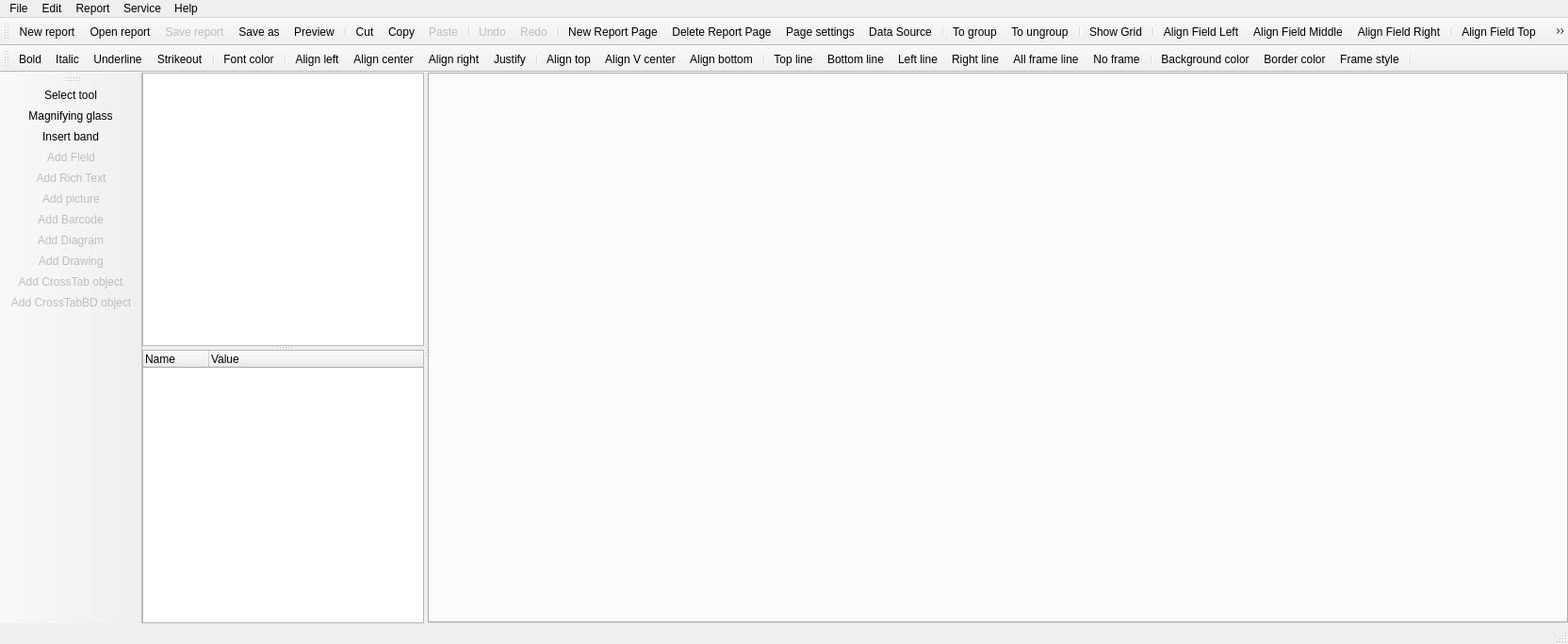
<?xml version="1.0" encoding="UTF-8"?>
<ui version="4.0">
 <class>MainWindow</class>
 <widget class="QMainWindow" name="MainWindow">
  <property name="geometry">
   <rect>
    <x>0</x>
    <y>0</y>
    <width>1664</width>
    <height>683</height>
   </rect>
  </property>
  <property name="windowTitle">
   <string>QtRPT Designer</string>
  </property>
  <property name="windowIcon">
   <iconset>
    <normaloff>../../../../../Aleksey/Desktop/32.png</normaloff>../../../../../Aleksey/Desktop/32.png</iconset>
  </property>
  <widget class="QWidget" name="centralWidget">
   <layout class="QHBoxLayout" name="horizontalLayout">
    <property name="spacing">
     <number>0</number>
    </property>
    <property name="leftMargin">
     <number>0</number>
    </property>
    <property name="topMargin">
     <number>0</number>
    </property>
    <property name="rightMargin">
     <number>0</number>
    </property>
    <property name="bottomMargin">
     <number>0</number>
    </property>
    <item>
     <widget class="QSplitter" name="splitter">
      <property name="orientation">
       <enum>Qt::Horizontal</enum>
      </property>
      <widget class="QWidget" name="widget_2" native="true">
       <property name="sizePolicy">
        <sizepolicy hsizetype="Preferred" vsizetype="Minimum">
         <horstretch>0</horstretch>
         <verstretch>0</verstretch>
        </sizepolicy>
       </property>
       <property name="maximumSize">
        <size>
         <width>299</width>
         <height>16777215</height>
        </size>
       </property>
       <property name="baseSize">
        <size>
         <width>0</width>
         <height>0</height>
        </size>
       </property>
       <layout class="QVBoxLayout" name="verticalLayout">
        <property name="spacing">
         <number>0</number>
        </property>
        <property name="leftMargin">
         <number>0</number>
        </property>
        <property name="topMargin">
         <number>0</number>
        </property>
        <property name="rightMargin">
         <number>0</number>
        </property>
        <property name="bottomMargin">
         <number>0</number>
        </property>
        <item>
         <widget class="QSplitter" name="splitter_2">
          <property name="sizePolicy">
           <sizepolicy hsizetype="Preferred" vsizetype="Expanding">
            <horstretch>0</horstretch>
            <verstretch>0</verstretch>
           </sizepolicy>
          </property>
          <property name="baseSize">
           <size>
            <width>0</width>
            <height>0</height>
           </size>
          </property>
          <property name="orientation">
           <enum>Qt::Vertical</enum>
          </property>
          <widget class="QTreeWidget" name="treeWidget">
           <property name="sizePolicy">
            <sizepolicy hsizetype="Preferred" vsizetype="Preferred">
             <horstretch>0</horstretch>
             <verstretch>0</verstretch>
            </sizepolicy>
           </property>
           <property name="baseSize">
            <size>
             <width>0</width>
             <height>0</height>
            </size>
           </property>
           <attribute name="headerVisible">
            <bool>false</bool>
           </attribute>
           <attribute name="headerDefaultSectionSize">
            <number>50</number>
           </attribute>
           <column>
            <property name="text">
             <string notr="true">1</string>
            </property>
           </column>
          </widget>
          <widget class="QTreeWidget" name="treeParams">
           <property name="sizePolicy">
            <sizepolicy hsizetype="Preferred" vsizetype="Preferred">
             <horstretch>0</horstretch>
             <verstretch>0</verstretch>
            </sizepolicy>
           </property>
           <property name="baseSize">
            <size>
             <width>0</width>
             <height>0</height>
            </size>
           </property>
           <property name="editTriggers">
            <set>QAbstractItemView::DoubleClicked|QAbstractItemView::EditKeyPressed</set>
           </property>
           <property name="alternatingRowColors">
            <bool>true</bool>
           </property>
           <property name="selectionMode">
            <enum>QAbstractItemView::SingleSelection</enum>
           </property>
           <property name="indentation">
            <number>15</number>
           </property>
           <property name="expandsOnDoubleClick">
            <bool>false</bool>
           </property>
           <attribute name="headerDefaultSectionSize">
            <number>70</number>
           </attribute>
           <column>
            <property name="text">
             <string>Name</string>
            </property>
           </column>
           <column>
            <property name="text">
             <string>Value</string>
            </property>
           </column>
          </widget>
         </widget>
        </item>
       </layout>
      </widget>
      <widget class="QTabWidget" name="tabWidget"/>
     </widget>
    </item>
   </layout>
  </widget>
  <widget class="QMenuBar" name="menuBar">
   <property name="geometry">
    <rect>
     <x>0</x>
     <y>0</y>
     <width>1664</width>
     <height>21</height>
    </rect>
   </property>
   <widget class="QMenu" name="menuFile">
    <property name="title">
     <string>File</string>
    </property>
    <addaction name="actionNewReport"/>
    <addaction name="actionOpenReport"/>
    <addaction name="actSaveReport"/>
    <addaction name="actSaveAs"/>
    <addaction name="separator"/>
    <addaction name="actNewReportPage"/>
    <addaction name="actDeleteReportPage"/>
    <addaction name="separator"/>
    <addaction name="actionExit"/>
   </widget>
   <widget class="QMenu" name="menuReport">
    <property name="title">
     <string>Report</string>
    </property>
    <addaction name="actPageSettings"/>
   </widget>
   <widget class="QMenu" name="menuEdit">
    <property name="title">
     <string>Edit</string>
    </property>
    <addaction name="actUndo"/>
    <addaction name="actRedo"/>
    <addaction name="separator"/>
    <addaction name="actCut"/>
    <addaction name="actCopy"/>
    <addaction name="actPaste"/>
   </widget>
   <widget class="QMenu" name="menuHelp">
    <property name="title">
     <string>Help</string>
    </property>
    <addaction name="actReadme"/>
    <addaction name="actCheckUpdates"/>
    <addaction name="actAbout"/>
   </widget>
   <widget class="QMenu" name="menuService">
    <property name="title">
     <string>Service</string>
    </property>
    <addaction name="actSettings"/>
   </widget>
   <addaction name="menuFile"/>
   <addaction name="menuEdit"/>
   <addaction name="menuReport"/>
   <addaction name="menuService"/>
   <addaction name="menuHelp"/>
  </widget>
  <widget class="QToolBar" name="mainToolBar">
   <attribute name="toolBarArea">
    <enum>TopToolBarArea</enum>
   </attribute>
   <attribute name="toolBarBreak">
    <bool>false</bool>
   </attribute>
   <addaction name="actionNewReport"/>
   <addaction name="actionOpenReport"/>
   <addaction name="actSaveReport"/>
   <addaction name="actSaveAs"/>
   <addaction name="actPreview"/>
   <addaction name="separator"/>
   <addaction name="actCut"/>
   <addaction name="actCopy"/>
   <addaction name="actPaste"/>
   <addaction name="separator"/>
   <addaction name="actUndo"/>
   <addaction name="actRedo"/>
   <addaction name="separator"/>
   <addaction name="actNewReportPage"/>
   <addaction name="actDeleteReportPage"/>
   <addaction name="actPageSettings"/>
   <addaction name="actDataSource"/>
   <addaction name="separator"/>
   <addaction name="actGroup"/>
   <addaction name="actUngroup"/>
   <addaction name="separator"/>
   <addaction name="actShowGrid"/>
   <addaction name="separator"/>
   <addaction name="actFieldLeft"/>
   <addaction name="actFieldMiddle"/>
   <addaction name="actFieldRight"/>
   <addaction name="separator"/>
   <addaction name="actFieldTop"/>
   <addaction name="actFieldCenter"/>
   <addaction name="actFieldBottom"/>
   <addaction name="separator"/>
   <addaction name="actFieldSameWidth"/>
   <addaction name="actFieldSameHeight"/>
   <addaction name="separator"/>
  </widget>
  <widget class="QStatusBar" name="statusBar"/>
  <widget class="QToolBar" name="toolBar">
   <property name="windowTitle">
    <string>toolBar</string>
   </property>
   <attribute name="toolBarArea">
    <enum>TopToolBarArea</enum>
   </attribute>
   <attribute name="toolBarBreak">
    <bool>true</bool>
   </attribute>
   <addaction name="actionBold"/>
   <addaction name="actionItalic"/>
   <addaction name="actionUnderline"/>
   <addaction name="actionStrikeout"/>
   <addaction name="separator"/>
   <addaction name="actFontColor"/>
   <addaction name="separator"/>
   <addaction name="actAlignLeft"/>
   <addaction name="actAlignCenter"/>
   <addaction name="actAlignRight"/>
   <addaction name="actAlignJustify"/>
   <addaction name="separator"/>
   <addaction name="actAlignTop"/>
   <addaction name="actAlignVCenter"/>
   <addaction name="actAlignBottom"/>
   <addaction name="separator"/>
   <addaction name="actLineTop"/>
   <addaction name="actLineBottom"/>
   <addaction name="actLineLeft"/>
   <addaction name="actLineRight"/>
   <addaction name="actLineAll"/>
   <addaction name="actLineNo"/>
   <addaction name="separator"/>
   <addaction name="actBackgroundColor"/>
   <addaction name="actBorderColor"/>
   <addaction name="actFrameStyle"/>
   <addaction name="separator"/>
  </widget>
  <widget class="QToolBar" name="toolBar_3">
   <property name="windowTitle">
    <string>toolBar_3</string>
   </property>
   <attribute name="toolBarArea">
    <enum>LeftToolBarArea</enum>
   </attribute>
   <attribute name="toolBarBreak">
    <bool>false</bool>
   </attribute>
   <addaction name="actSelect_tool"/>
   <addaction name="actMagnifying"/>
   <addaction name="actionInsert_band"/>
   <addaction name="actAddField"/>
   <addaction name="actAddRichText"/>
   <addaction name="actAddPicture"/>
   <addaction name="actAddBarcode"/>
   <addaction name="actAddDiagram"/>
   <addaction name="actAddDrawing"/>
   <addaction name="actAddCrossTab"/>
   <addaction name="actAddCrossTabBD"/>
  </widget>
  <action name="actionExit">
   <property name="text">
    <string>Exit</string>
   </property>
   <property name="toolTip">
    <string>Exit</string>
   </property>
  </action>
  <action name="actPageSettings">
   <property name="icon">
    <iconset resource="images.qrc">
     <normaloff>:/new/prefix1/images/pageSetting.png</normaloff>:/new/prefix1/images/pageSetting.png</iconset>
   </property>
   <property name="text">
    <string>Page settings</string>
   </property>
  </action>
  <action name="actSelect_tool">
   <property name="checkable">
    <bool>true</bool>
   </property>
   <property name="icon">
    <iconset resource="images.qrc">
     <normaloff>:/new/prefix1/images/80-1.png</normaloff>:/new/prefix1/images/80-1.png</iconset>
   </property>
   <property name="text">
    <string>Select tool</string>
   </property>
   <property name="toolTip">
    <string>Select tool</string>
   </property>
  </action>
  <action name="actAlignLeft">
   <property name="checkable">
    <bool>true</bool>
   </property>
   <property name="icon">
    <iconset resource="images.qrc">
     <normaloff>:/new/prefix1/images/textleft.png</normaloff>:/new/prefix1/images/textleft.png</iconset>
   </property>
   <property name="text">
    <string>Align left</string>
   </property>
   <property name="toolTip">
    <string>Align left</string>
   </property>
  </action>
  <action name="actAlignCenter">
   <property name="checkable">
    <bool>true</bool>
   </property>
   <property name="icon">
    <iconset resource="images.qrc">
     <normaloff>:/new/prefix1/images/textcenter.png</normaloff>:/new/prefix1/images/textcenter.png</iconset>
   </property>
   <property name="text">
    <string>Align center</string>
   </property>
   <property name="toolTip">
    <string>Align center</string>
   </property>
  </action>
  <action name="actAlignRight">
   <property name="checkable">
    <bool>true</bool>
   </property>
   <property name="icon">
    <iconset resource="images.qrc">
     <normaloff>:/new/prefix1/images/textright.png</normaloff>:/new/prefix1/images/textright.png</iconset>
   </property>
   <property name="text">
    <string>Align right</string>
   </property>
   <property name="toolTip">
    <string>Align right</string>
   </property>
  </action>
  <action name="actAlignJustify">
   <property name="checkable">
    <bool>true</bool>
   </property>
   <property name="icon">
    <iconset resource="images.qrc">
     <normaloff>:/new/prefix1/images/textjustify.png</normaloff>:/new/prefix1/images/textjustify.png</iconset>
   </property>
   <property name="text">
    <string>Justify</string>
   </property>
   <property name="toolTip">
    <string>Justify</string>
   </property>
  </action>
  <action name="actionBold">
   <property name="checkable">
    <bool>true</bool>
   </property>
   <property name="icon">
    <iconset resource="images.qrc">
     <normaloff>:/new/prefix1/images/textbold.png</normaloff>:/new/prefix1/images/textbold.png</iconset>
   </property>
   <property name="text">
    <string>Bold</string>
   </property>
   <property name="toolTip">
    <string>Bold</string>
   </property>
  </action>
  <action name="actionItalic">
   <property name="checkable">
    <bool>true</bool>
   </property>
   <property name="icon">
    <iconset resource="images.qrc">
     <normaloff>:/new/prefix1/images/textitalic.png</normaloff>:/new/prefix1/images/textitalic.png</iconset>
   </property>
   <property name="text">
    <string>Italic</string>
   </property>
   <property name="toolTip">
    <string>Italic</string>
   </property>
  </action>
  <action name="actionUnderline">
   <property name="checkable">
    <bool>true</bool>
   </property>
   <property name="icon">
    <iconset resource="images.qrc">
     <normaloff>:/new/prefix1/images/textunder.png</normaloff>:/new/prefix1/images/textunder.png</iconset>
   </property>
   <property name="text">
    <string>Underline</string>
   </property>
   <property name="toolTip">
    <string>Underline</string>
   </property>
  </action>
  <action name="actLineTop">
   <property name="checkable">
    <bool>true</bool>
   </property>
   <property name="icon">
    <iconset resource="images.qrc">
     <normaloff>:/new/prefix1/images/82-6.png</normaloff>:/new/prefix1/images/82-6.png</iconset>
   </property>
   <property name="text">
    <string>Top line</string>
   </property>
   <property name="toolTip">
    <string>Top line</string>
   </property>
  </action>
  <action name="actLineBottom">
   <property name="checkable">
    <bool>true</bool>
   </property>
   <property name="icon">
    <iconset resource="images.qrc">
     <normaloff>:/new/prefix1/images/82-7.png</normaloff>:/new/prefix1/images/82-7.png</iconset>
   </property>
   <property name="text">
    <string>Bottom line</string>
   </property>
   <property name="toolTip">
    <string>Bottom line</string>
   </property>
  </action>
  <action name="actLineLeft">
   <property name="checkable">
    <bool>true</bool>
   </property>
   <property name="icon">
    <iconset resource="images.qrc">
     <normaloff>:/new/prefix1/images/82-4.png</normaloff>:/new/prefix1/images/82-4.png</iconset>
   </property>
   <property name="text">
    <string>Left line</string>
   </property>
   <property name="toolTip">
    <string>Left line</string>
   </property>
  </action>
  <action name="actLineRight">
   <property name="checkable">
    <bool>true</bool>
   </property>
   <property name="icon">
    <iconset resource="images.qrc">
     <normaloff>:/new/prefix1/images/82-5.png</normaloff>:/new/prefix1/images/82-5.png</iconset>
   </property>
   <property name="text">
    <string>Right line</string>
   </property>
   <property name="toolTip">
    <string>Right line</string>
   </property>
  </action>
  <action name="actLineAll">
   <property name="checkable">
    <bool>true</bool>
   </property>
   <property name="icon">
    <iconset resource="images.qrc">
     <normaloff>:/new/prefix1/images/82-2.png</normaloff>:/new/prefix1/images/82-2.png</iconset>
   </property>
   <property name="text">
    <string>All frame line</string>
   </property>
   <property name="toolTip">
    <string>All frame line</string>
   </property>
  </action>
  <action name="actLineNo">
   <property name="checkable">
    <bool>true</bool>
   </property>
   <property name="icon">
    <iconset resource="images.qrc">
     <normaloff>:/new/prefix1/images/82-1.png</normaloff>:/new/prefix1/images/82-1.png</iconset>
   </property>
   <property name="text">
    <string>No frame</string>
   </property>
   <property name="toolTip">
    <string>No frame</string>
   </property>
  </action>
  <action name="actionInsert_band">
   <property name="checkable">
    <bool>true</bool>
   </property>
   <property name="icon">
    <iconset resource="images.qrc">
     <normaloff>:/new/prefix1/images/band.png</normaloff>:/new/prefix1/images/band.png</iconset>
   </property>
   <property name="text">
    <string>Insert band</string>
   </property>
   <property name="toolTip">
    <string>Insert band</string>
   </property>
  </action>
  <action name="actAddField">
   <property name="checkable">
    <bool>true</bool>
   </property>
   <property name="enabled">
    <bool>false</bool>
   </property>
   <property name="icon">
    <iconset resource="images.qrc">
     <normaloff>:/new/prefix1/images/field.png</normaloff>:/new/prefix1/images/field.png</iconset>
   </property>
   <property name="text">
    <string>Add Fleld</string>
   </property>
   <property name="toolTip">
    <string>Add field</string>
   </property>
  </action>
  <action name="actionNewReport">
   <property name="icon">
    <iconset resource="images.qrc">
     <normaloff>:/new/prefix1/images/new.png</normaloff>:/new/prefix1/images/new.png</iconset>
   </property>
   <property name="text">
    <string>New report</string>
   </property>
   <property name="toolTip">
    <string>New report</string>
   </property>
  </action>
  <action name="actionOpenReport">
   <property name="icon">
    <iconset resource="images.qrc">
     <normaloff>:/new/prefix1/images/open.png</normaloff>:/new/prefix1/images/open.png</iconset>
   </property>
   <property name="text">
    <string>Open report</string>
   </property>
   <property name="toolTip">
    <string>Open report</string>
   </property>
   <property name="shortcut">
    <string>Ctrl+O</string>
   </property>
  </action>
  <action name="actSaveReport">
   <property name="enabled">
    <bool>false</bool>
   </property>
   <property name="icon">
    <iconset resource="images.qrc">
     <normaloff>:/new/prefix1/images/save.png</normaloff>:/new/prefix1/images/save.png</iconset>
   </property>
   <property name="text">
    <string>Save report</string>
   </property>
   <property name="toolTip">
    <string>Save report</string>
   </property>
   <property name="shortcut">
    <string>Ctrl+S</string>
   </property>
  </action>
  <action name="actAlignTop">
   <property name="checkable">
    <bool>true</bool>
   </property>
   <property name="icon">
    <iconset resource="images.qrc">
     <normaloff>:/new/prefix1/images/texttop.png</normaloff>:/new/prefix1/images/texttop.png</iconset>
   </property>
   <property name="text">
    <string>Align top</string>
   </property>
   <property name="toolTip">
    <string>Align top</string>
   </property>
  </action>
  <action name="actAlignVCenter">
   <property name="checkable">
    <bool>true</bool>
   </property>
   <property name="icon">
    <iconset resource="images.qrc">
     <normaloff>:/new/prefix1/images/textVcenter.png</normaloff>:/new/prefix1/images/textVcenter.png</iconset>
   </property>
   <property name="text">
    <string>Align V center</string>
   </property>
   <property name="toolTip">
    <string>Align V center</string>
   </property>
  </action>
  <action name="actAlignBottom">
   <property name="checkable">
    <bool>true</bool>
   </property>
   <property name="icon">
    <iconset resource="images.qrc">
     <normaloff>:/new/prefix1/images/textbottom.png</normaloff>:/new/prefix1/images/textbottom.png</iconset>
   </property>
   <property name="text">
    <string>Align bottom</string>
   </property>
   <property name="toolTip">
    <string>Align bottom</string>
   </property>
  </action>
  <action name="actCopy">
   <property name="icon">
    <iconset resource="images.qrc">
     <normaloff>:/new/prefix1/images/copy.png</normaloff>:/new/prefix1/images/copy.png</iconset>
   </property>
   <property name="text">
    <string>Copy</string>
   </property>
   <property name="toolTip">
    <string>Copy</string>
   </property>
   <property name="shortcut">
    <string>Ctrl+C</string>
   </property>
  </action>
  <action name="actCut">
   <property name="icon">
    <iconset resource="images.qrc">
     <normaloff>:/new/prefix1/images/cut.png</normaloff>:/new/prefix1/images/cut.png</iconset>
   </property>
   <property name="text">
    <string>Cut</string>
   </property>
   <property name="toolTip">
    <string>Cut</string>
   </property>
   <property name="shortcut">
    <string>Ctrl+X</string>
   </property>
  </action>
  <action name="actPaste">
   <property name="enabled">
    <bool>false</bool>
   </property>
   <property name="icon">
    <iconset resource="images.qrc">
     <normaloff>:/new/prefix1/images/paste.png</normaloff>:/new/prefix1/images/paste.png</iconset>
   </property>
   <property name="text">
    <string>Paste</string>
   </property>
   <property name="toolTip">
    <string>Paste</string>
   </property>
   <property name="shortcut">
    <string>Ctrl+V</string>
   </property>
  </action>
  <action name="actSaveAs">
   <property name="icon">
    <iconset resource="images.qrc">
     <normaloff>:/new/prefix1/images/saveAll.png</normaloff>:/new/prefix1/images/saveAll.png</iconset>
   </property>
   <property name="text">
    <string>Save as</string>
   </property>
   <property name="toolTip">
    <string>Save as</string>
   </property>
  </action>
  <action name="actFontColor">
   <property name="icon">
    <iconset resource="images.qrc">
     <normaloff>:/new/prefix1/images/fontColor.png</normaloff>:/new/prefix1/images/fontColor.png</iconset>
   </property>
   <property name="text">
    <string>Font color</string>
   </property>
   <property name="toolTip">
    <string>Font color</string>
   </property>
  </action>
  <action name="actBackgroundColor">
   <property name="icon">
    <iconset resource="images.qrc">
     <normaloff>:/new/prefix1/images/backgroundColor.png</normaloff>:/new/prefix1/images/backgroundColor.png</iconset>
   </property>
   <property name="text">
    <string>Background color</string>
   </property>
   <property name="toolTip">
    <string>Background color</string>
   </property>
  </action>
  <action name="actBorderColor">
   <property name="icon">
    <iconset resource="images.qrc">
     <normaloff>:/new/prefix1/images/borderColor.png</normaloff>:/new/prefix1/images/borderColor.png</iconset>
   </property>
   <property name="text">
    <string>Border color</string>
   </property>
   <property name="toolTip">
    <string>Border color</string>
   </property>
  </action>
  <action name="actAbout">
   <property name="icon">
    <iconset resource="images.qrc">
     <normaloff>:/new/prefix1/images/Logo128.png</normaloff>:/new/prefix1/images/Logo128.png</iconset>
   </property>
   <property name="text">
    <string>About QtRptDesigner</string>
   </property>
  </action>
  <action name="actShowGrid">
   <property name="checkable">
    <bool>true</bool>
   </property>
   <property name="icon">
    <iconset resource="images.qrc">
     <normaloff>:/new/prefix1/images/grid.png</normaloff>:/new/prefix1/images/grid.png</iconset>
   </property>
   <property name="text">
    <string>Show Grid</string>
   </property>
   <property name="toolTip">
    <string>Show/Hide grid</string>
   </property>
  </action>
  <action name="actAddPicture">
   <property name="checkable">
    <bool>true</bool>
   </property>
   <property name="enabled">
    <bool>false</bool>
   </property>
   <property name="icon">
    <iconset resource="images.qrc">
     <normaloff>:/new/prefix1/images/picture.png</normaloff>:/new/prefix1/images/picture.png</iconset>
   </property>
   <property name="text">
    <string>Add picture</string>
   </property>
  </action>
  <action name="actFrameStyle">
   <property name="icon">
    <iconset resource="images.qrc">
     <normaloff>:/new/prefix1/images/frameStyle.png</normaloff>:/new/prefix1/images/frameStyle.png</iconset>
   </property>
   <property name="text">
    <string>Frame style</string>
   </property>
   <property name="toolTip">
    <string>Frame style</string>
   </property>
  </action>
  <action name="actNewReportPage">
   <property name="icon">
    <iconset resource="images.qrc">
     <normaloff>:/new/prefix1/images/newPageReport.png</normaloff>:/new/prefix1/images/newPageReport.png</iconset>
   </property>
   <property name="text">
    <string>New Report Page</string>
   </property>
   <property name="toolTip">
    <string>New Report Page</string>
   </property>
  </action>
  <action name="actDeleteReportPage">
   <property name="icon">
    <iconset resource="images.qrc">
     <normaloff>:/new/prefix1/images/deletePage.png</normaloff>:/new/prefix1/images/deletePage.png</iconset>
   </property>
   <property name="text">
    <string>Delete Report Page</string>
   </property>
   <property name="toolTip">
    <string>Delete Report Page</string>
   </property>
  </action>
  <action name="actFieldLeft">
   <property name="icon">
    <iconset resource="images.qrc">
     <normaloff>:/new/prefix1/images/fieldLeft.png</normaloff>:/new/prefix1/images/fieldLeft.png</iconset>
   </property>
   <property name="text">
    <string>Align Field Left</string>
   </property>
   <property name="toolTip">
    <string>Align Field Left</string>
   </property>
  </action>
  <action name="actFieldMiddle">
   <property name="icon">
    <iconset resource="images.qrc">
     <normaloff>:/new/prefix1/images/fieldMiddle.png</normaloff>:/new/prefix1/images/fieldMiddle.png</iconset>
   </property>
   <property name="text">
    <string>Align Field Middle</string>
   </property>
   <property name="toolTip">
    <string>Align Field Middle</string>
   </property>
  </action>
  <action name="actFieldRight">
   <property name="icon">
    <iconset resource="images.qrc">
     <normaloff>:/new/prefix1/images/fieldRight.png</normaloff>:/new/prefix1/images/fieldRight.png</iconset>
   </property>
   <property name="text">
    <string>Align Field Right</string>
   </property>
   <property name="toolTip">
    <string>Align Field Right</string>
   </property>
  </action>
  <action name="actFieldTop">
   <property name="icon">
    <iconset resource="images.qrc">
     <normaloff>:/new/prefix1/images/fieldTop.png</normaloff>:/new/prefix1/images/fieldTop.png</iconset>
   </property>
   <property name="text">
    <string>Align Field Top</string>
   </property>
   <property name="toolTip">
    <string>Align Field Top</string>
   </property>
  </action>
  <action name="actFieldCenter">
   <property name="icon">
    <iconset resource="images.qrc">
     <normaloff>:/new/prefix1/images/fieldCenter.png</normaloff>:/new/prefix1/images/fieldCenter.png</iconset>
   </property>
   <property name="text">
    <string>Align Field Center</string>
   </property>
   <property name="toolTip">
    <string>Align Field Center</string>
   </property>
  </action>
  <action name="actFieldBottom">
   <property name="icon">
    <iconset resource="images.qrc">
     <normaloff>:/new/prefix1/images/fieldBottom.png</normaloff>:/new/prefix1/images/fieldBottom.png</iconset>
   </property>
   <property name="text">
    <string>Align Field Bottom</string>
   </property>
   <property name="toolTip">
    <string>Align Field Bottom</string>
   </property>
  </action>
  <action name="actFieldSameWidth">
   <property name="icon">
    <iconset resource="images.qrc">
     <normaloff>:/new/prefix1/images/fieldSameWidth.png</normaloff>:/new/prefix1/images/fieldSameWidth.png</iconset>
   </property>
   <property name="text">
    <string>Field Same Width</string>
   </property>
   <property name="toolTip">
    <string>Field Same Width</string>
   </property>
  </action>
  <action name="actFieldSameHeight">
   <property name="icon">
    <iconset resource="images.qrc">
     <normaloff>:/new/prefix1/images/fieldSameHeight.png</normaloff>:/new/prefix1/images/fieldSameHeight.png</iconset>
   </property>
   <property name="text">
    <string>Field Same Height</string>
   </property>
   <property name="toolTip">
    <string>Field Same Height</string>
   </property>
  </action>
  <action name="actSettings">
   <property name="icon">
    <iconset resource="images.qrc">
     <normaloff>:/new/prefix1/images/setting.png</normaloff>:/new/prefix1/images/setting.png</iconset>
   </property>
   <property name="text">
    <string>Settings</string>
   </property>
   <property name="toolTip">
    <string>Settings</string>
   </property>
  </action>
  <action name="actMagnifying">
   <property name="checkable">
    <bool>true</bool>
   </property>
   <property name="icon">
    <iconset resource="images.qrc">
     <normaloff>:/new/prefix1/images/maginfier.png</normaloff>:/new/prefix1/images/maginfier.png</iconset>
   </property>
   <property name="text">
    <string>Magnifying glass</string>
   </property>
   <property name="toolTip">
    <string>Magnifying glass</string>
   </property>
  </action>
  <action name="actionStrikeout">
   <property name="checkable">
    <bool>true</bool>
   </property>
   <property name="icon">
    <iconset resource="images.qrc">
     <normaloff>:/new/prefix1/images/textstrikeout.png</normaloff>:/new/prefix1/images/textstrikeout.png</iconset>
   </property>
   <property name="text">
    <string>Strikeout</string>
   </property>
   <property name="toolTip">
    <string>Strikeout</string>
   </property>
  </action>
  <action name="actGroupProperty">
   <property name="icon">
    <iconset resource="images.qrc">
     <normaloff>:/new/prefix1/images/dataGrouping.png</normaloff>:/new/prefix1/images/dataGrouping.png</iconset>
   </property>
   <property name="text">
    <string>Group property</string>
   </property>
   <property name="toolTip">
    <string>Group property</string>
   </property>
  </action>
  <action name="actCheckUpdates">
   <property name="icon">
    <iconset resource="images.qrc">
     <normaloff>:/new/prefix1/images/update.png</normaloff>:/new/prefix1/images/update.png</iconset>
   </property>
   <property name="text">
    <string>Check updates</string>
   </property>
   <property name="toolTip">
    <string>Check updates</string>
   </property>
  </action>
  <action name="actAddDiagram">
   <property name="checkable">
    <bool>true</bool>
   </property>
   <property name="enabled">
    <bool>false</bool>
   </property>
   <property name="icon">
    <iconset resource="images.qrc">
     <normaloff>:/new/prefix1/images/diagram.png</normaloff>:/new/prefix1/images/diagram.png</iconset>
   </property>
   <property name="text">
    <string>Add Diagram</string>
   </property>
   <property name="toolTip">
    <string>Add Diagram</string>
   </property>
  </action>
  <action name="actAddDrawing">
   <property name="checkable">
    <bool>true</bool>
   </property>
   <property name="enabled">
    <bool>false</bool>
   </property>
   <property name="icon">
    <iconset resource="images.qrc">
     <normaloff>:/new/prefix1/images/drawing.png</normaloff>:/new/prefix1/images/drawing.png</iconset>
   </property>
   <property name="text">
    <string>Add Drawing</string>
   </property>
   <property name="toolTip">
    <string>Add Drawing</string>
   </property>
  </action>
  <action name="actPreview">
   <property name="enabled">
    <bool>true</bool>
   </property>
   <property name="icon">
    <iconset resource="images.qrc">
     <normaloff>:/new/prefix1/images/preview.png</normaloff>:/new/prefix1/images/preview.png</iconset>
   </property>
   <property name="text">
    <string>Preview</string>
   </property>
   <property name="toolTip">
    <string>Preview</string>
   </property>
  </action>
  <action name="actDataSource">
   <property name="checkable">
    <bool>true</bool>
   </property>
   <property name="icon">
    <iconset resource="images.qrc">
     <normaloff>:/new/prefix1/images/data.png</normaloff>:/new/prefix1/images/data.png</iconset>
   </property>
   <property name="text">
    <string>Data Source</string>
   </property>
   <property name="toolTip">
    <string>Data Source</string>
   </property>
  </action>
  <action name="actUndo">
   <property name="enabled">
    <bool>false</bool>
   </property>
   <property name="icon">
    <iconset resource="images.qrc">
     <normaloff>:/new/prefix1/images/undo.png</normaloff>:/new/prefix1/images/undo.png</iconset>
   </property>
   <property name="text">
    <string>Undo</string>
   </property>
   <property name="toolTip">
    <string>Undo</string>
   </property>
   <property name="shortcut">
    <string>Ctrl+Z</string>
   </property>
  </action>
  <action name="actRedo">
   <property name="enabled">
    <bool>false</bool>
   </property>
   <property name="icon">
    <iconset resource="images.qrc">
     <normaloff>:/new/prefix1/images/redo.png</normaloff>:/new/prefix1/images/redo.png</iconset>
   </property>
   <property name="text">
    <string>Redo</string>
   </property>
   <property name="toolTip">
    <string>Redo</string>
   </property>
   <property name="shortcut">
    <string>Ctrl+Y</string>
   </property>
  </action>
  <action name="actAddBarcode">
   <property name="checkable">
    <bool>true</bool>
   </property>
   <property name="enabled">
    <bool>false</bool>
   </property>
   <property name="icon">
    <iconset resource="images.qrc">
     <normaloff>:/new/prefix1/images/barcode.png</normaloff>:/new/prefix1/images/barcode.png</iconset>
   </property>
   <property name="text">
    <string>Add Barcode</string>
   </property>
   <property name="toolTip">
    <string>Add Barcode</string>
   </property>
  </action>
  <action name="actReadme">
   <property name="icon">
    <iconset resource="images.qrc">
     <normaloff>:/new/prefix1/images/readme.png</normaloff>:/new/prefix1/images/readme.png</iconset>
   </property>
   <property name="text">
    <string>Readme</string>
   </property>
   <property name="toolTip">
    <string>Readme</string>
   </property>
  </action>
  <action name="actAddRichText">
   <property name="checkable">
    <bool>true</bool>
   </property>
   <property name="enabled">
    <bool>false</bool>
   </property>
   <property name="icon">
    <iconset resource="images.qrc">
     <normaloff>:/new/prefix1/images/richText.png</normaloff>:/new/prefix1/images/richText.png</iconset>
   </property>
   <property name="text">
    <string>Add Rich Text</string>
   </property>
   <property name="toolTip">
    <string>Add Rich Text</string>
   </property>
  </action>
  <action name="actGroup">
   <property name="icon">
    <iconset resource="images.qrc">
     <normaloff>:/new/prefix1/images/group.png</normaloff>:/new/prefix1/images/group.png</iconset>
   </property>
   <property name="text">
    <string>To group</string>
   </property>
   <property name="toolTip">
    <string>To group</string>
   </property>
  </action>
  <action name="actUngroup">
   <property name="icon">
    <iconset resource="images.qrc">
     <normaloff>:/new/prefix1/images/ungroup.png</normaloff>:/new/prefix1/images/ungroup.png</iconset>
   </property>
   <property name="text">
    <string>To ungroup</string>
   </property>
   <property name="toolTip">
    <string>To ungroup</string>
   </property>
  </action>
  <action name="actAddCrossTab">
   <property name="checkable">
    <bool>true</bool>
   </property>
   <property name="enabled">
    <bool>false</bool>
   </property>
   <property name="icon">
    <iconset resource="images.qrc">
     <normaloff>:/new/prefix1/images/crossTab.png</normaloff>:/new/prefix1/images/crossTab.png</iconset>
   </property>
   <property name="text">
    <string>Add CrossTab object</string>
   </property>
   <property name="toolTip">
    <string>Add CrossTab object</string>
   </property>
  </action>
  <action name="actAddCrossTabBD">
   <property name="checkable">
    <bool>true</bool>
   </property>
   <property name="enabled">
    <bool>false</bool>
   </property>
   <property name="icon">
    <iconset resource="images.qrc">
     <normaloff>:/new/prefix1/images/crossTabBD.png</normaloff>:/new/prefix1/images/crossTabBD.png</iconset>
   </property>
   <property name="text">
    <string>Add CrossTabBD object</string>
   </property>
   <property name="toolTip">
    <string>Add CrossTabBD object</string>
   </property>
  </action>
 </widget>
 <layoutdefault spacing="6" margin="11"/>
 <resources>
  <include location="images.qrc"/>
 </resources>
 <connections/>
</ui>
